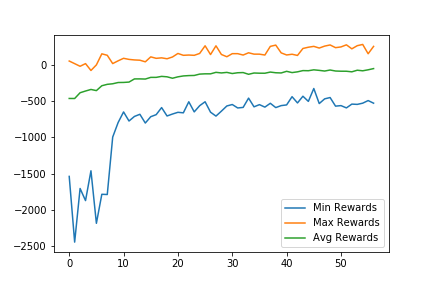

Generate this figure with Python:
import gym
import keras
from keras.models import Sequential, load_model
from keras.layers import Dense
from keras.optimizers import Adam
from rltoolkit.methods import COGA
from rltoolkit.utils import test_network
from rltoolkit.callbacks import Checkpoint, Graph

env = gym.make('LunarLander-v2')
try:
  print(env.unwrapped.get_action_meanings())
except:
  pass

#Build network
model = Sequential()
model.add(Dense(64, activation='relu', input_shape=env.observation_space.shape))
model.add(Dense(256, activation='relu'))
model.add(Dense(256, activation='relu'))
model.add(Dense(env.action_space.n, activation='linear'))
model.compile(Adam(0.001), loss='mse')
model.summary()

#Initialize COGA Learning Method
method = COGA(model, 
              num_colonies=100, 
              num_workers=150,
              #alpha=0.1,
            )

#Enable graphing of rewards
graph = Graph()
#Make a checkpoint to save best model during training
ckpt = Checkpoint('lunarlander.h5')

#Train neural network for 25 generations
nn = method.train(env,
                  goal=200,
                  elites=30, 
                  verbose=1,
                  patience=5,
                  validate=True,
                  generations=500,
                  callbacks=[graph, ckpt], 
                  sharpness=2,
                )

#Save and show rewards
version = ['min', 'max', 'avg']
graph.show(version=version)
graph.save('lunarlander.png', version=version)

#Load best saved model
model = load_model('lunarlander.h5')

#Test models results for 5 episodes
episodes = 5
avg = test_network(model, env, episodes=episodes, render=True, verbose=1)
print(f'Average after {episodes} episodes:', avg)